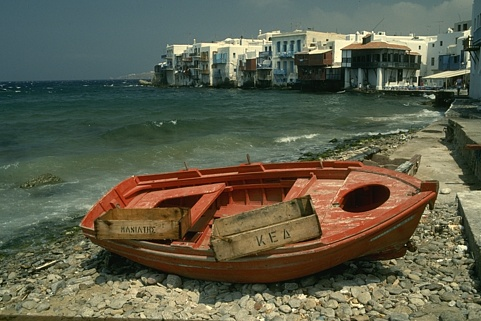
%> input picture EE569_Homework2/HW2_images/Boat.jpg, 481 x 321 px, given in place of Tiger.jpg, which was not available
$ octave hw2_1b.m   (GNU Octave 9; MATLAB toolbox functions it lacks are replaced by stand-ins)
%> lines starting %> are read from the running program, lines starting %| are printed output that depends on the picture; pictures that were not available may be replaced by others from this repository, and a replacement may not be noted
% Read the images
tiger = imread('Tiger.jpg');
%> tiger is the input picture: size 321x481x3 uint8; mean R, G, B 93.8, 94.3, 75.2
pig = imread('Pig.jpg');
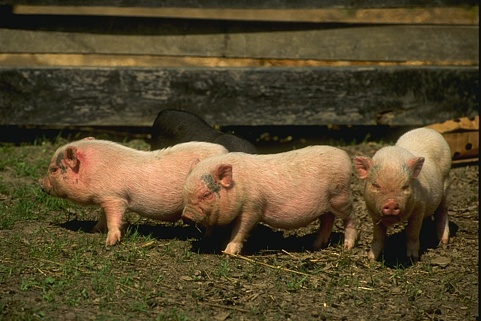
%> input picture EE569_Homework2/HW2_images/Pig.jpg, 481 x 321 px
%> pig is the input picture: size 321x481x3 uint8; mean R, G, B 87, 73.4, 44.5

% Convert images to grayscale manually
convert_tiger = 0.2989 * tiger(:,:,1) + 0.5870 * tiger(:,:,2) + 0.1140 * tiger(:,:,3);
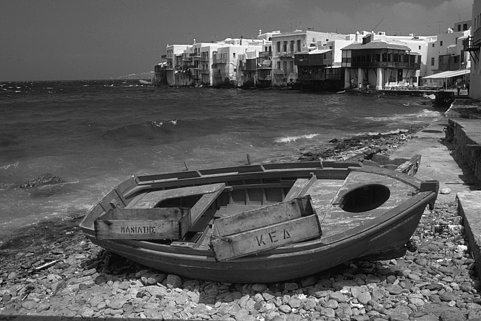
%> convert_tiger: size 321x481 uint8; min 2, max 253, mean 92
convert_pig = 0.2989 * pig(:,:,1) + 0.5870 * pig(:,:,2) + 0.1140 * pig(:,:,3);
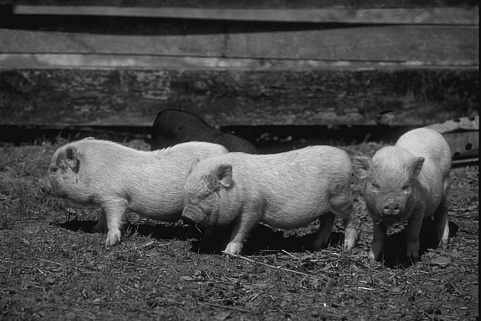
%> convert_pig: size 321x481 uint8; min 2, max 243, mean 74.1

% Define thresholds
low_threshold = 0.2; % Adjust as needed
high_threshold = 0.3; % Adjust as needed

% Apply Canny edge detector with thresholds
apply_tiger = edge(convert_tiger, 'Canny', [low_threshold, high_threshold]);
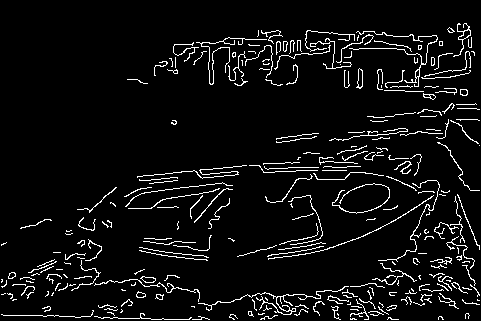
%> apply_tiger: size 321x481 logical; 6% white in thin lines or dots
apply_pig = edge(convert_pig, 'Canny', [low_threshold, high_threshold]);
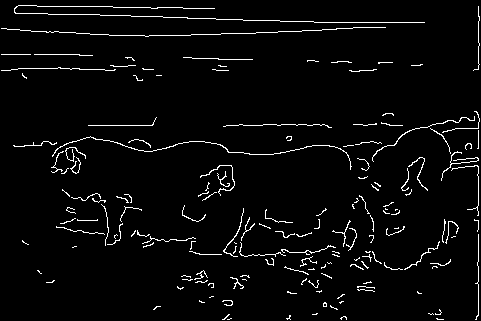
%> apply_pig: size 321x481 logical; 3.6% white in thin lines or dots

% Display the results
figure;
subplot(2,2,1);
imshow(tiger);
title('Tiger Image: Original');
subplot(2,2,2);
imshow(uint8(convert_tiger))
title('Tiger Image: Output');
subplot(2,2,3);
imshow(apply_tiger);
title('Canny Output - Tiger');

figure;
subplot(2,2,1);
imshow(pig);
title('Pig Image: Original');
subplot(2,2,2);
imshow(uint8(convert_pig))
title('Pig Image: Output');
subplot(2,2,3);
imshow(apply_pig);
title('Canny Output - Pig');
